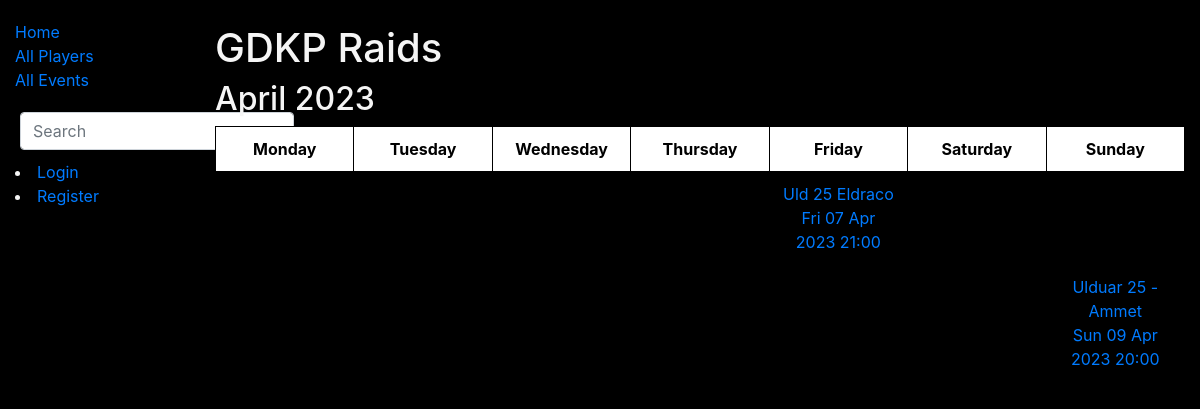
Page /library/events/ on the earlier database version.
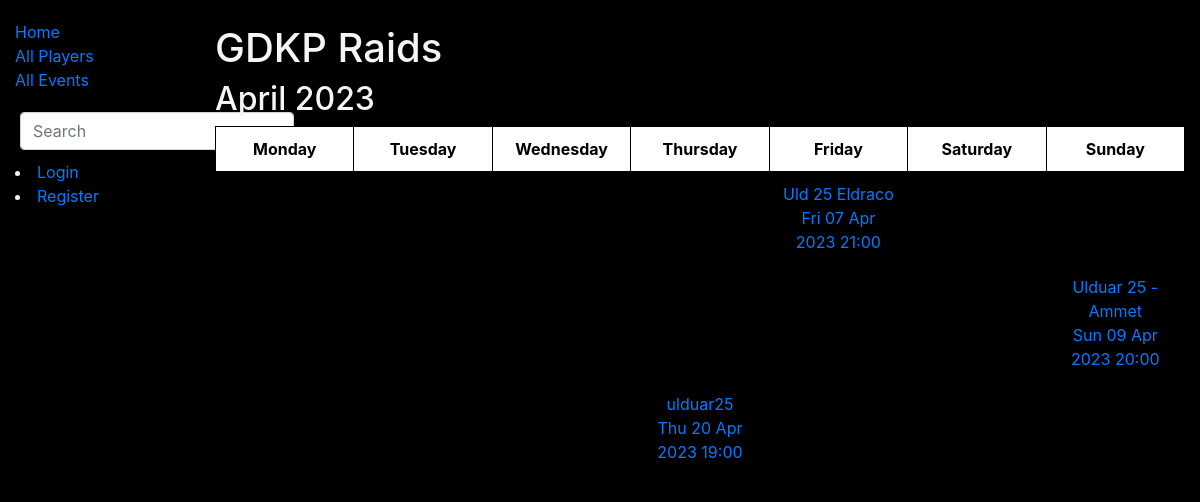
Same page on the later database version.
### library/models.py (models this page shows, shortened)
class EventRegistration(models.Model):
    event_name = models.CharField('Event Name', max_length=50)
    event_date = models.DateTimeField('Event Date and Time', help_text='Select the event date and time')
    event_info = models.TextField('Info about event', max_length=1000, default='')
    registered_players = models.ManyToManyField(WowPlayer, related_name='events_registered', blank=True)
    class Meta:
        verbose_name = 'Event Registration'
        verbose_name_plural = 'Event Registrations'
        ordering = ['event_date']

### library/views.py (the view)
# urls.py: path('events/', EventRegistrationListView.as_view(), name='event-list'),
class EventRegistrationListView(ListView):
    model = EventRegistration
    template_name = 'event_list.html'
    def get_queryset(self):
        return EventRegistration.objects.all()

### library/templates/event_list.html (shortened to what this page needs)
{% extends 'base.html' %}
{% block content %}
<h1>GDKP Raids</h1>
{% if object_list %}
  {% with month=object_list.0.event_date|date:"F Y" %}
    {% with year=object_list.0.event_date|date:"Y" %}
      <h2>{{ month }}</h2>
    <table>
      <thead>
        <tr>
          <th>Monday</th>
          <th>Tuesday</th>
          <th>Wednesday</th>
          <th>Thursday</th>
          <th>Friday</th>
          <th>Saturday</th>
          <th>Sunday</th>
        </tr>
      </thead>
      <tbody>
        <tr>
          {% for event in object_list %}
            {% url 'event_details' event.id as event_url %}
            <td>
            </td>
            <td>
            </td>
            <td>
            </td>
            <td>
              {% if event.event_date|date:"D" == "Thu" %}
                <a href="{{ event_url }}">{{ event.event_name }}<br>{{ event.event_date|date:"D d M Y H:i" }}</a>
              {% endif %}
            </td>
            <td>
              {% if event.event_date|date:"D" == "Fri" %}
                <a href="{{ event_url }}">{{ event.event_name }}<br>{{ event.event_date|date:"D d M Y H:i" }}</a>
              {% endif %}
            </td>
            <td>
            </td>
            <td>
              {% if event.event_date|date:"D" == "Sun" %}
                <a href="{{ event_url }}">{{ event.event_name }}<br>{{ event.event_date|date:"D d M Y H:i" }}</a>
              {% endif %}
            </td>
          </tr>
        {% endfor %}
      </tbody>
    </table>
    {% endwith %}
  {% endwith %}
{% else %}
  <p>No events yet.</p>
{% endif %}
{% endblock %}

Differences in the rows shown:
added EventRegistration: event_name "ulduar25", event_date "Thu 20 Apr 2023 19:00"
